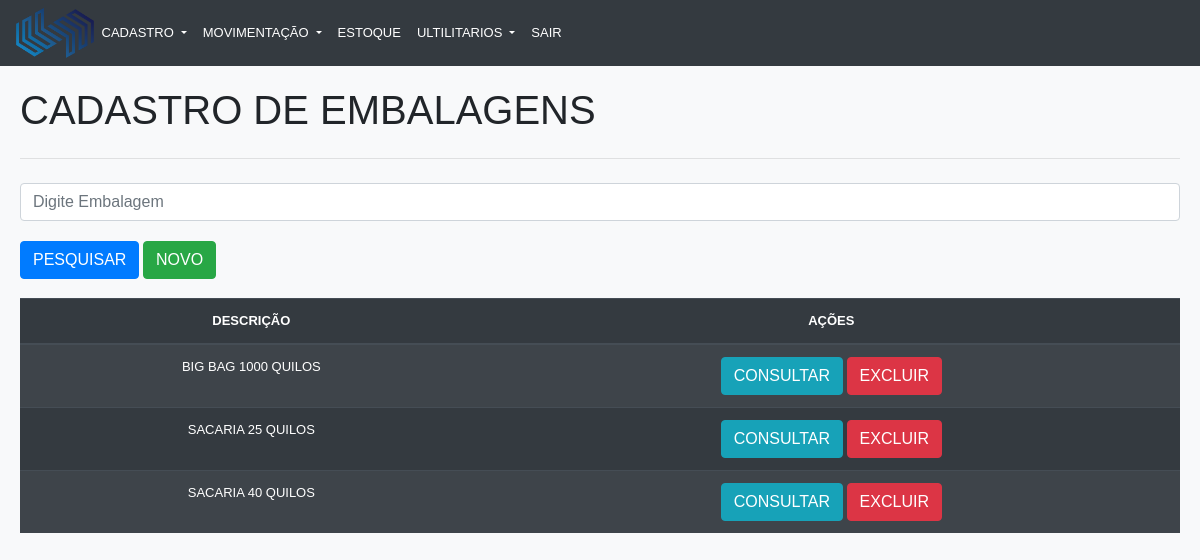
Screenshot of /crud/embalagem_Consultar.php (signed in) with the database file from the repository.
### tables this page shows
CREATE TABLE IF NOT EXISTS `embalagem` (
  `id` int(10) NOT NULL AUTO_INCREMENT,
  `descricao` varchar(50) NOT NULL,
  `apelido` varchar(50) NOT NULL,
  PRIMARY KEY (`id`)
);

### crud/classes/cadastroEmbalagem.class.php (called while the page is built, shortened)
<?php
class CadastroEmbalagem
{
    private $pdo;
    public function __construct($pdo)
    {
        $this->pdo = $pdo;
    }
    public function consultarEmbalagem($iden = '')
    {
        if ($iden == null) {
            $sql = "SELECT * FROM embalagem ";
            $stmt = $this->pdo->prepare($sql);
            $stmt->execute();
            if ($stmt->rowCount() > 0) {
                return $stmt->fetchAll();
            } else {
                return array();
            }
        }
    }
}

### crud/embalagem_Consultar.php (the view, shortened to what this page needs)
<?php
require 'conn.php';
require 'classes/cadastroEmbalagem.class.php';
$embalagem = new CadastroEmbalagem($pdo);
?>
<!DOCTYPE html>
<html lang="pt-br">
<head>
    <link rel="stylesheet" href="https://stackpath.bootstrapcdn.com/bootstrap/4.3.1/css/bootstrap.min.css">
    <link rel="stylesheet" href="css/geral.css">
</head>
<body class="bg-light">
    <div class="">
        <header>
            <?php
            include_once 'menu.php'
            ?>
        </header>
        <section class="corpo">
            <h1 id="content" class="bd-title">Cadastro de Embalagens</h1>
            <hr class='my-4'>
            <form action="" method="post">
                <input type="search" name="pesquisar" id="pesquisar" class="form-control" placeholder="Digite Embalagem"><br>
                <input type="submit" value="PESQUISAR" class="btn btn-primary">
                <input type="button" value="NOVO" class="btn btn-success" onclick="window.location='embalagem_Salvar.php';">
            </form>
            <br>
            <table class="table table-striped table-dark table-hover tab">
                <thead>
                    <tr>
                        <th scope="col">Descrição</th>
                        <th scope="col">Ações</th>
                    </tr>
                </thead>
                <?php
                if (!empty($_POST['pesquisar'])) {
                    $pesq = addslashes($_POST['pesquisar']);
                    $lista = $embalagem->consultarEmbalagem($pesq);
                } else {
                    $lista = $embalagem->consultarEmbalagem();
                }
                foreach ($lista as $item) :
                ?>
                    <tr>
                        <td><?php echo $item['descricao']; ?></td>
                        <td>
                            <a href="<?php echo 'embalagem_Salvar.php?id=' . $item['id']; ?>" class="btn btn-info">Consultar</a>
                            <a href="<?php echo 'embalagem_Deletar.php?id=' . $item['id'] . '&descricao=' . $item['descricao']; ?>" class="btn btn-danger">Excluir</a>
                        </td>
                    </tr>
                <?php endforeach; ?>
            </table>
        </section>
    </div>
</body>
</html>

### crud/css/geral.css (style rules this page uses)
body { margin: 0; padding: 0; text-transform: uppercase; font-family: Arial, Helvetica, sans-serif; font-size:small; }
header { vertical-align: center; margin: 0; padding: 0; }
.corpo { padding: 20px; }
.tab th { text-align: center; }
tr { text-align: center; }

### rows the page displays
embalagem: descricao "BIG BAG 1000 QUILOS"
embalagem: descricao "SACARIA 25 QUILOS"
embalagem: descricao "SACARIA 40 QUILOS"
